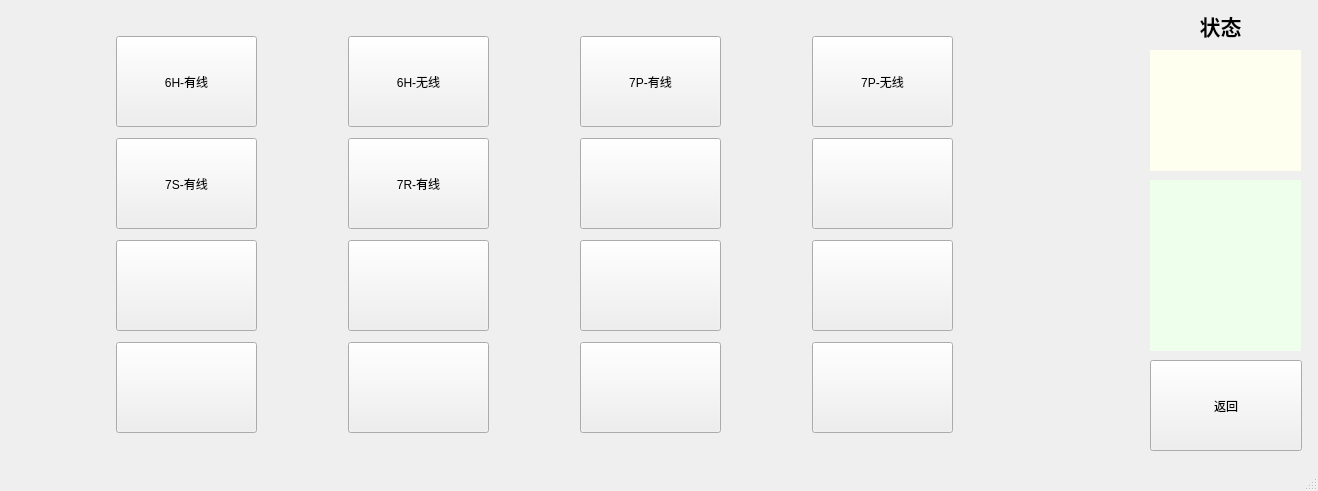
<?xml version="1.0" encoding="UTF-8"?>
<ui version="4.0">
 <class>MainWindow</class>
 <widget class="QMainWindow" name="MainWindow">
  <property name="geometry">
   <rect>
    <x>0</x>
    <y>0</y>
    <width>1318</width>
    <height>491</height>
   </rect>
  </property>
  <property name="windowTitle">
   <string>MainWindow</string>
  </property>
  <widget class="QWidget" name="centralWidget">
   <widget class="QStackedWidget" name="stackedWidget">
    <property name="geometry">
     <rect>
      <x>10</x>
      <y>10</y>
      <width>1111</width>
      <height>461</height>
     </rect>
    </property>
    <property name="currentIndex">
     <number>0</number>
    </property>
    <widget class="QWidget" name="page_1">
     <widget class="QWidget" name="layoutWidget">
      <property name="geometry">
       <rect>
        <x>10</x>
        <y>10</y>
        <width>1031</width>
        <height>431</height>
       </rect>
      </property>
      <layout class="QGridLayout" name="gridLayout">
       <item row="0" column="0">
        <widget class="QPushButton" name="pushButton_6HWired">
         <property name="minimumSize">
          <size>
           <width>141</width>
           <height>91</height>
          </size>
         </property>
         <property name="maximumSize">
          <size>
           <width>141</width>
           <height>91</height>
          </size>
         </property>
         <property name="text">
          <string>6H-有线</string>
         </property>
        </widget>
       </item>
       <item row="0" column="1">
        <widget class="QPushButton" name="pushButton_6HWireless">
         <property name="minimumSize">
          <size>
           <width>141</width>
           <height>91</height>
          </size>
         </property>
         <property name="maximumSize">
          <size>
           <width>141</width>
           <height>91</height>
          </size>
         </property>
         <property name="text">
          <string>6H-无线</string>
         </property>
        </widget>
       </item>
       <item row="0" column="2">
        <widget class="QPushButton" name="pushButton_7HWired">
         <property name="minimumSize">
          <size>
           <width>141</width>
           <height>91</height>
          </size>
         </property>
         <property name="maximumSize">
          <size>
           <width>141</width>
           <height>91</height>
          </size>
         </property>
         <property name="text">
          <string>7P-有线</string>
         </property>
        </widget>
       </item>
       <item row="0" column="3">
        <widget class="QPushButton" name="pushButton_7HWireless">
         <property name="minimumSize">
          <size>
           <width>141</width>
           <height>91</height>
          </size>
         </property>
         <property name="maximumSize">
          <size>
           <width>141</width>
           <height>91</height>
          </size>
         </property>
         <property name="text">
          <string>7P-无线</string>
         </property>
        </widget>
       </item>
       <item row="1" column="0">
        <widget class="QPushButton" name="pushButton_7SWired">
         <property name="minimumSize">
          <size>
           <width>141</width>
           <height>91</height>
          </size>
         </property>
         <property name="text">
          <string>7S-有线</string>
         </property>
        </widget>
       </item>
       <item row="2" column="0">
        <widget class="QPushButton" name="pushButton_6HWireless_7">
         <property name="minimumSize">
          <size>
           <width>141</width>
           <height>91</height>
          </size>
         </property>
         <property name="text">
          <string/>
         </property>
        </widget>
       </item>
       <item row="3" column="0">
        <widget class="QPushButton" name="pushButton_6HWireless_8">
         <property name="minimumSize">
          <size>
           <width>141</width>
           <height>91</height>
          </size>
         </property>
         <property name="text">
          <string/>
         </property>
        </widget>
       </item>
       <item row="3" column="3">
        <widget class="QPushButton" name="pushButton_6HWireless_17">
         <property name="minimumSize">
          <size>
           <width>141</width>
           <height>91</height>
          </size>
         </property>
         <property name="maximumSize">
          <size>
           <width>141</width>
           <height>91</height>
          </size>
         </property>
         <property name="text">
          <string/>
         </property>
        </widget>
       </item>
       <item row="3" column="2">
        <widget class="QPushButton" name="pushButton_6HWireless_18">
         <property name="minimumSize">
          <size>
           <width>141</width>
           <height>91</height>
          </size>
         </property>
         <property name="maximumSize">
          <size>
           <width>141</width>
           <height>91</height>
          </size>
         </property>
         <property name="text">
          <string/>
         </property>
        </widget>
       </item>
       <item row="3" column="1">
        <widget class="QPushButton" name="pushButton_6HWireless_19">
         <property name="minimumSize">
          <size>
           <width>141</width>
           <height>91</height>
          </size>
         </property>
         <property name="maximumSize">
          <size>
           <width>141</width>
           <height>91</height>
          </size>
         </property>
         <property name="text">
          <string/>
         </property>
        </widget>
       </item>
       <item row="2" column="1">
        <widget class="QPushButton" name="pushButton_6HWireless_20">
         <property name="minimumSize">
          <size>
           <width>141</width>
           <height>91</height>
          </size>
         </property>
         <property name="maximumSize">
          <size>
           <width>141</width>
           <height>91</height>
          </size>
         </property>
         <property name="text">
          <string/>
         </property>
        </widget>
       </item>
       <item row="2" column="3">
        <widget class="QPushButton" name="pushButton_6HWireless_12">
         <property name="minimumSize">
          <size>
           <width>141</width>
           <height>91</height>
          </size>
         </property>
         <property name="maximumSize">
          <size>
           <width>141</width>
           <height>91</height>
          </size>
         </property>
         <property name="text">
          <string/>
         </property>
        </widget>
       </item>
       <item row="2" column="2">
        <widget class="QPushButton" name="pushButton_6HWireless_22">
         <property name="minimumSize">
          <size>
           <width>141</width>
           <height>91</height>
          </size>
         </property>
         <property name="maximumSize">
          <size>
           <width>141</width>
           <height>91</height>
          </size>
         </property>
         <property name="text">
          <string/>
         </property>
        </widget>
       </item>
       <item row="1" column="1">
        <widget class="QPushButton" name="pushButton_7RWired">
         <property name="minimumSize">
          <size>
           <width>141</width>
           <height>91</height>
          </size>
         </property>
         <property name="maximumSize">
          <size>
           <width>141</width>
           <height>91</height>
          </size>
         </property>
         <property name="text">
          <string>7R-有线</string>
         </property>
        </widget>
       </item>
       <item row="1" column="2">
        <widget class="QPushButton" name="pushButton_6HWireless_26">
         <property name="minimumSize">
          <size>
           <width>141</width>
           <height>91</height>
          </size>
         </property>
         <property name="maximumSize">
          <size>
           <width>141</width>
           <height>91</height>
          </size>
         </property>
         <property name="text">
          <string/>
         </property>
        </widget>
       </item>
       <item row="1" column="3">
        <widget class="QPushButton" name="pushButton_6HWireless_27">
         <property name="minimumSize">
          <size>
           <width>141</width>
           <height>91</height>
          </size>
         </property>
         <property name="maximumSize">
          <size>
           <width>141</width>
           <height>91</height>
          </size>
         </property>
         <property name="text">
          <string/>
         </property>
        </widget>
       </item>
      </layout>
     </widget>
    </widget>
    <widget class="QWidget" name="page_2"/>
    <widget class="QWidget" name="page"/>
   </widget>
   <widget class="QLabel" name="label_State">
    <property name="geometry">
     <rect>
      <x>1150</x>
      <y>50</y>
      <width>151</width>
      <height>121</height>
     </rect>
    </property>
    <property name="styleSheet">
     <string notr="true">background-color: rgb(255, 255, 240);</string>
    </property>
    <property name="text">
     <string/>
    </property>
   </widget>
   <widget class="QLabel" name="label_2">
    <property name="geometry">
     <rect>
      <x>1140</x>
      <y>10</y>
      <width>161</width>
      <height>31</height>
     </rect>
    </property>
    <property name="font">
     <font>
      <pointsize>16</pointsize>
      <weight>75</weight>
      <bold>true</bold>
     </font>
    </property>
    <property name="text">
     <string>状态</string>
    </property>
    <property name="alignment">
     <set>Qt::AlignCenter</set>
    </property>
   </widget>
   <widget class="QPushButton" name="pushButton_Return">
    <property name="geometry">
     <rect>
      <x>1150</x>
      <y>360</y>
      <width>152</width>
      <height>91</height>
     </rect>
    </property>
    <property name="minimumSize">
     <size>
      <width>152</width>
      <height>91</height>
     </size>
    </property>
    <property name="maximumSize">
     <size>
      <width>152</width>
      <height>91</height>
     </size>
    </property>
    <property name="text">
     <string>返回</string>
    </property>
   </widget>
   <widget class="QLabel" name="label_Remide">
    <property name="geometry">
     <rect>
      <x>1150</x>
      <y>180</y>
      <width>151</width>
      <height>171</height>
     </rect>
    </property>
    <property name="font">
     <font>
      <pointsize>22</pointsize>
      <weight>75</weight>
      <bold>true</bold>
     </font>
    </property>
    <property name="styleSheet">
     <string notr="true">background-color: rgb(238, 255, 235);</string>
    </property>
    <property name="text">
     <string/>
    </property>
    <property name="alignment">
     <set>Qt::AlignCenter</set>
    </property>
   </widget>
  </widget>
  <widget class="QStatusBar" name="statusBar"/>
 </widget>
 <layoutdefault spacing="6" margin="11"/>
 <resources/>
 <connections/>
</ui>
